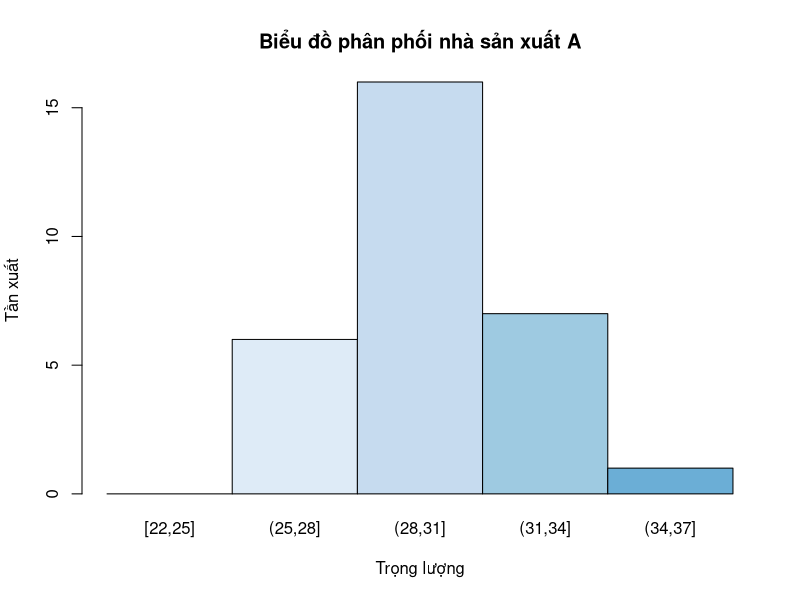
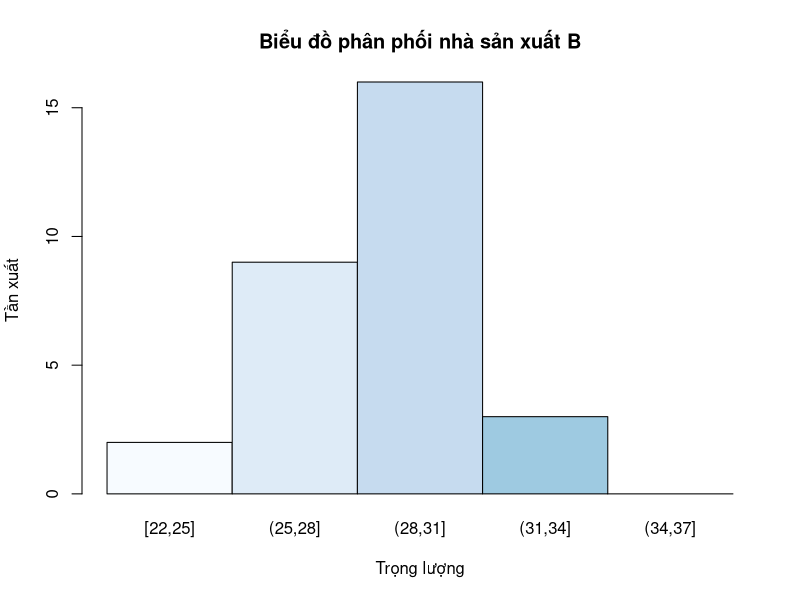

R code for these plots, in order:
setwd("C:/Users/dieuo/OneDrive/Tài liệu/Storage/UEH/Thống kê ứng dụng trong kinh tế");

#Bảng dữ liệu gốc
BTVN <- read.delim("BTVN 1.txt");

#Bảng dữ liệu tách thành 2 bảng dựa trên nhà sản xuất - Định tính
chia.bảng.theo.nsx <- data.frame(split(BTVN, f=BTVN$Nhà.sản.xuầt));
data.1 <- subset.data.frame(BTVN, Nhà.sản.xuầt==1);
data.2 <- subset.data.frame(BTVN, Nhà.sản.xuầt==2);

#Bảng phân phối tần xuất theo hai nhà sản xuất - Định tính
library(dplyr);
Tần.xuất.theo.nsx <- count(BTVN, Nhà.sản.xuầt, sort=TRUE, name="Tần suất");

#data.1 - Bảng phân phối theo nhóm của nhà sản xuất A
Độ.rộng.nhóm.1 <- (max(data.1$Trọng.lượng)- min(data.1$Trọng.lượng))/5;
nhóm.Trọng.lượng.1 <- cut(data.1$Trọng.lượng, seq(22,38,3), lowestclass=22, 
              upperestclass=35, 
              include.lowest = TRUE);
phân.phối.Định.lượng.data.1 <- data.frame(table(nhóm.Trọng.lượng.1));

#data.2 - Bảng phân phối theo nhóm của nhà sản xuất B
Độ.rộng.nhóm.2 <- (max(data.2$Trọng.lượng)- min(data.2$Trọng.lượng))/5;
nhóm.Trọng.lượng.2 <- cut(data.2$Trọng.lượng, seq(22,38,3), lowestclass=22, 
                        upperestclass=35, 
                        include.lowest = TRUE);
phân.phối.Định.lượng.data.2 <- data.frame(table(nhóm.Trọng.lượng.2));

#Biểu đồ phân phối (Histogram) nhà sản xuất A
hist.1 = barplot(table(nhóm.Trọng.lượng.1), space=0, 
                 main="Biểu đồ phân phối nhà sản xuất A", col = blues9, 
                 xlab="Trọng lượng", ylab="Tần xuất");

#Biểu đồ phân phối (Histogram) nhà sản xuất B
hist.2 = barplot(table(nhóm.Trọng.lượng.2), space=0, 
                 main="Biểu đồ phân phối nhà sản xuất B", col = blues9, 
                 xlab="Trọng lượng", ylab="Tần xuất");

#Tính trung bình của file gốc
cal.1 <- mean(BTVN$Trọng.lượng);

#Tính trung vị của file gốc
cal.2 <- median(BTVN$Trọng.lượng);

#Tạo function() để tính số mode
find_mode <- function(x) {
  u <- unique(x)
  tab <- tabulate(match(x, u))
  mode_index <- which(tab == max(tab))[1]
  u[mode_index]
};

#Tính mốt của file gốc
cal.3 <- find_mode(BTVN$Trọng.lượng);

#Tính độ lệch chuẩn của file gốc
cal.4 <- sd(BTVN$Trọng.lượng);
#Tính hệ số biến thiên về trọng lượng của file gốc
cal.5 <- (sd(BTVN$Trọng.lượng)/mean(BTVN$Trọng.lượng))*100

#Tạo biểu đồ nhánh lá cho trọng lượng sản xuất A
stem.data.1 <- c(data.1$Trọng.lượng);
stem(stem.data.1,atom=20);

#Tạo biểu đồ nhánh lá cho trọng lượng sản xuất B
stem.data.2 <- c(data.2$Trọng.lượng);
stem(stem.data.2,atom=20)